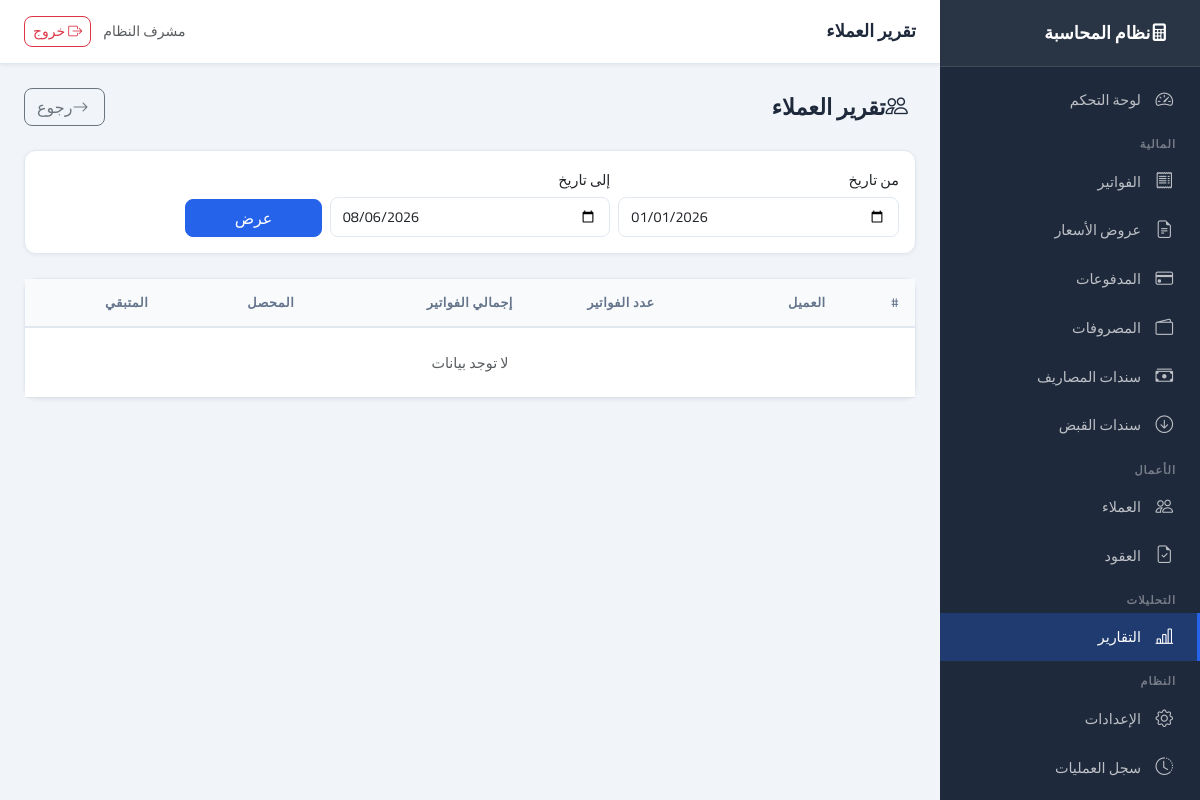
Before: /reports/clients (signed in) with the older database file.
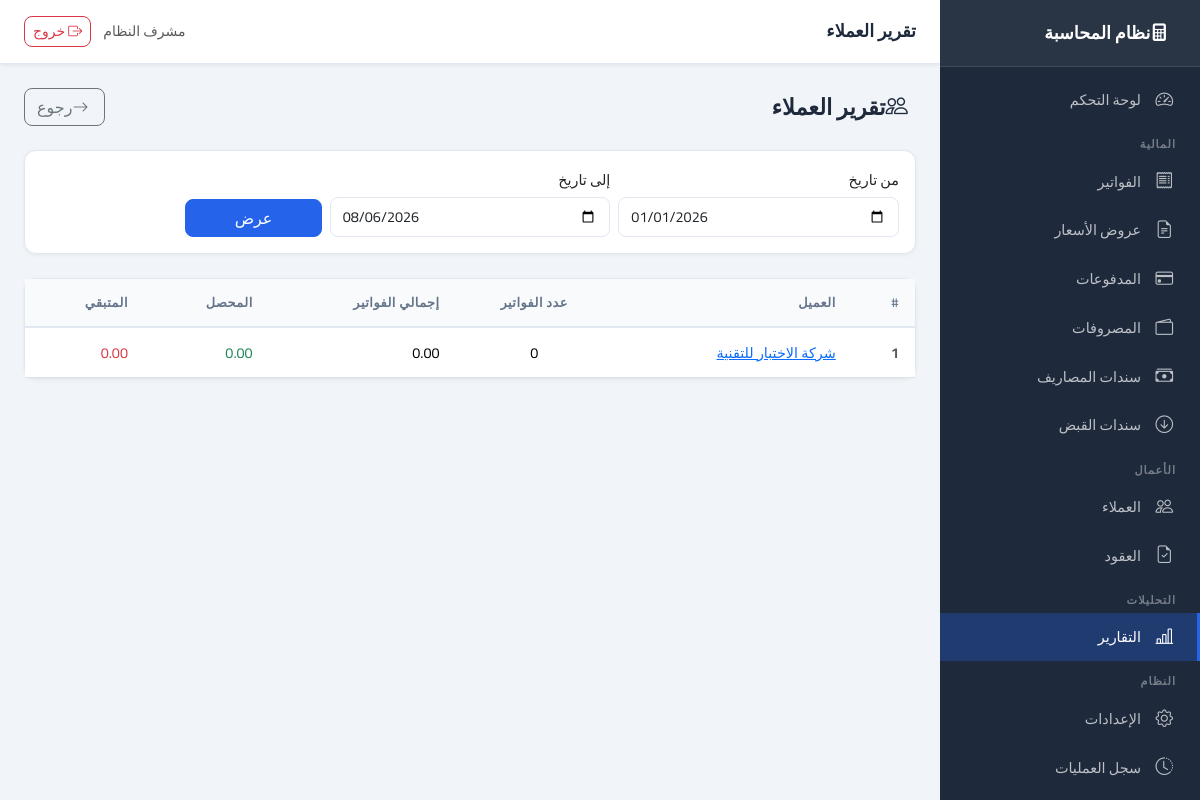
After: the same page with the newer database file.
### app/models/client.py (models this page shows, shortened)
class Client(Base):
    __tablename__ = "clients"
    id: Mapped[int] = mapped_column(primary_key=True, index=True)
    name: Mapped[str] = mapped_column(String(150), nullable=False, index=True)
    type: Mapped[ClientType] = mapped_column(SAEnum(ClientType), default=ClientType.COMPANY, nullable=False)
    email: Mapped[str | None] = mapped_column(String(100), nullable=True)
    phone: Mapped[str | None] = mapped_column(String(20), nullable=True)
    address: Mapped[str | None] = mapped_column(Text, nullable=True)
    tax_number: Mapped[str | None] = mapped_column(String(50), nullable=True)
    notes: Mapped[str | None] = mapped_column(Text, nullable=True)
    is_active: Mapped[bool] = mapped_column(Boolean, default=True, nullable=False)
    created_at: Mapped[datetime] = mapped_column(DateTime, default=lambda: __import__("datetime").datetime.now(__import__("datetime").timezone.utc).replace(tzinfo=None), nullable=False)
    created_by: Mapped[int | None] = mapped_column(Integer, ForeignKey("users.id"), nullable=True)
    contracts = relationship("Contract", back_populates="client", lazy="dynamic")
    quotations = relationship("Quotation", back_populates="client", lazy="dynamic")
    invoices = relationship("Invoice", back_populates="client", lazy="dynamic")
    payments = relationship("Payment", back_populates="client", lazy="dynamic")

### app/routers/reports.py (the view)
@router.get("/clients", response_class=HTMLResponse)
async def clients_report(
    request: Request, db: Session = Depends(get_db),
    start_date: Optional[str] = None, end_date: Optional[str] = None,
):
    if not request.session.get("user_id"):
        return RedirectResponse(url="/auth/login", status_code=302)
    today = date.today()
    start = _parse_date(start_date, date(today.year, 1, 1))
    end = _parse_date(end_date, today)
    context: dict = {"request": request, "start": start, "end": end}
    try:
        context["data"] = ReportService(db).get_client_report(start, end)
    except ValueError as exc:
        _logger.warning("تحقق تاريخ العملاء | %s", exc)
        context["data"] = []
        context["error"] = str(exc)
    return templates.TemplateResponse("reports/clients.html", context)

### app/core/logging_config.py (called while the page is built)
    def filter(self, record: logging.LogRecord) -> bool:
        record.request_id = _request_id_var.get()
        return True

    def format(self, record: logging.LogRecord) -> str:
        if isinstance(record.args, dict):
            record.args = {
                k: ("***" if any(s in k.lower() for s in self.SENSITIVE) else v)
                for k, v in record.args.items()
            }
        return super().format(record)

### app/templates/reports/clients.html (shortened to what this page needs)
{% extends "base.html" %}
{% block page_title %}تقرير العملاء{% endblock %}
{% block content %}
<div class="page-header">
    <h1><i class="bi bi-people me-2"></i>تقرير العملاء</h1>
    <a href="/reports" class="btn btn-outline-secondary"><i class="bi bi-arrow-right me-1"></i>رجوع</a>
</div>
<div class="card mb-4">
    <div class="card-body">
        <form method="get" class="row g-2 align-items-end">
            <div class="col-md-4">
                <label class="form-label">من تاريخ</label>
                <input type="date" name="start_date" class="form-control" value="{{ start }}">
            </div>
            <div class="col-md-4">
                <label class="form-label">إلى تاريخ</label>
                <input type="date" name="end_date" class="form-control" value="{{ end }}">
            </div>
            <div class="col-md-2">
                <button type="submit" class="btn btn-primary w-100">عرض</button>
            </div>
        </form>
    </div>
</div>
<div class="card">
    <div class="card-body p-0">
        <table class="table table-hover mb-0">
            <thead><tr>
                <th>#</th><th>العميل</th><th class="text-center">عدد الفواتير</th>
                <th class="text-end">إجمالي الفواتير</th><th class="text-end">المحصل</th><th class="text-end">المتبقي</th>
            </tr></thead>
            <tbody>
            {% for i, c in enumerate(data) %}
            <tr>
                <td class="text-muted fw-bold">{{ i + 1 }}</td>
                <td><a href="/clients/{{ c.id }}">{{ c.name }}</a></td>
                <td class="text-center">{{ c.invoice_count }}</td>
                <td class="text-end">{{ "{:,.2f}".format(c.total_amount) }}</td>
                <td class="text-end text-success">{{ "{:,.2f}".format(c.paid_amount) }}</td>
                <td class="text-end text-danger">{{ "{:,.2f}".format(c.total_amount - c.paid_amount) }}</td>
            </tr>
            {% else %}
            <tr><td colspan="6" class="text-center text-muted py-4">لا توجد بيانات</td></tr>
            {% endfor %}
            </tbody>
        </table>
    </div>
</div>
{% endblock %}

Changed rows visible on the page:
added Client: name "شركة الاختبار للتقنية"
Other visible differences:
new list line: "1 0 0.00 0.00 0.00"
text no longer shown: "لا توجد بيانات"
